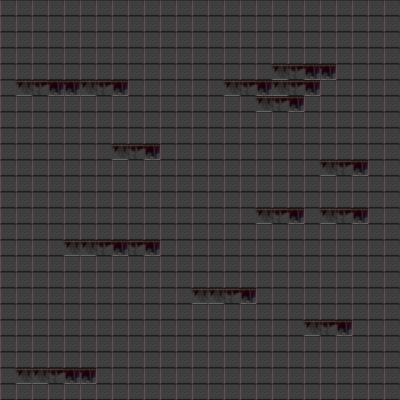

The image is a tile-based game level rendered from a .tmx file. Its description and source (layers, tilesets, objects; grid data summarised) follow:
An orthogonal 25x25 tile map with 16x16 px tiles, 1 tile layer (Background 1), 2 tilesets.

<map version="1.0" orientation="orthogonal" width="25" height="25" tilewidth="16" tileheight="16">
 <properties>
  <property name="music" value="lightlessdawn.ogg" />
 </properties>
 <tileset firstgid="1" source="controlset.tsx" />
 <tileset firstgid="1905" name="level0" tilewidth="16" tileheight="16">
  <image source="../tilesets/level0-dark.png" width="256" height="128" />
  <tile id="16">
   <properties>
    <property name="walkSound" value="step.wav" />
   </properties>
  </tile>
  <tile id="17">
   <properties>
    <property name="walkSound" value="step.wav" />
   </properties>
  </tile>
  <tile id="18">
   <properties>
    <property name="walkSound" value="step.wav" />
   </properties>
  </tile>
  <tile id="19">
   <properties>
    <property name="walkSound" value="step.wav" />
   </properties>
  </tile>
  <tile id="20">
   <properties>
    <property name="walkSound" value="step.wav" />
   </properties>
  </tile>
 </tileset>
 <layer name="Background 1" width="25" height="25">
  <data>[625 cells, 625 non-empty, 4 distinct tile ids]</data>
 </layer>
</map>
